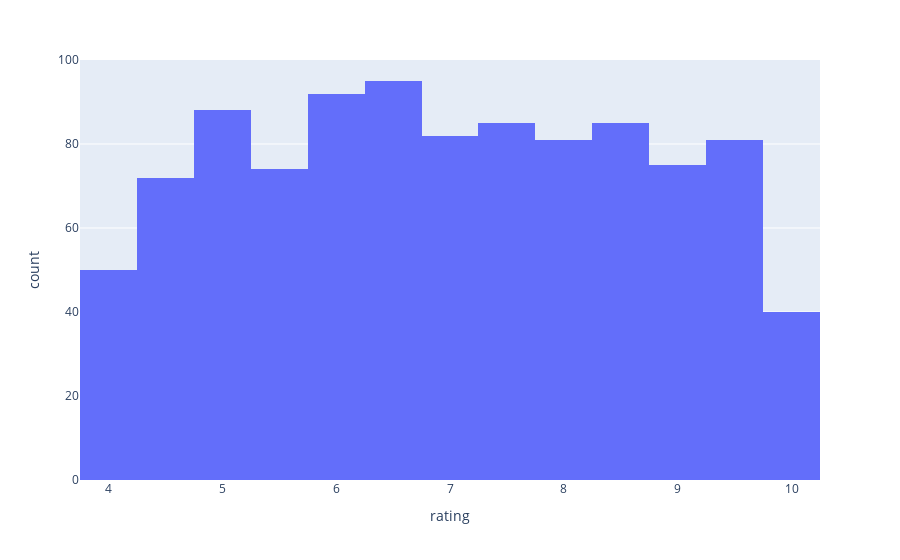

Write notebook code for a chart like this one.
### Code cell
fig=px.histogram(df,'rating')
fig.show()

### Figure 1 — Plotly figure (JSON) as saved in the notebook; plotly's stock layout.template omitted (floating-point values rounded to 4 significant figures; data arrays with more than 128 entries replaced by an {"elided": "..."} marker saying what was removed)
{"data": [{"alignmentgroup": "True", "bingroup": "x", "hovertemplate": "rating=%{x}<br>count=%{y}<extra></extra>", "legendgroup": "", "marker": {"color": "#636efa", "pattern": {"shape": ""}}, "name": "", "offsetgroup": "", "orientation": "v", "showlegend": false, "type": "histogram", "x": {"elided": "1000 float values"}, "xaxis": "x", "yaxis": "y"}], "layout": {"barmode": "relative", "legend": {"tracegroupgap": 0}, "margin": {"t": 60}, "xaxis": {"anchor": "y", "domain": [0, 1], "title": {"text": "rating"}}, "yaxis": {"anchor": "x", "domain": [0, 1], "title": {"text": "count"}}}}
